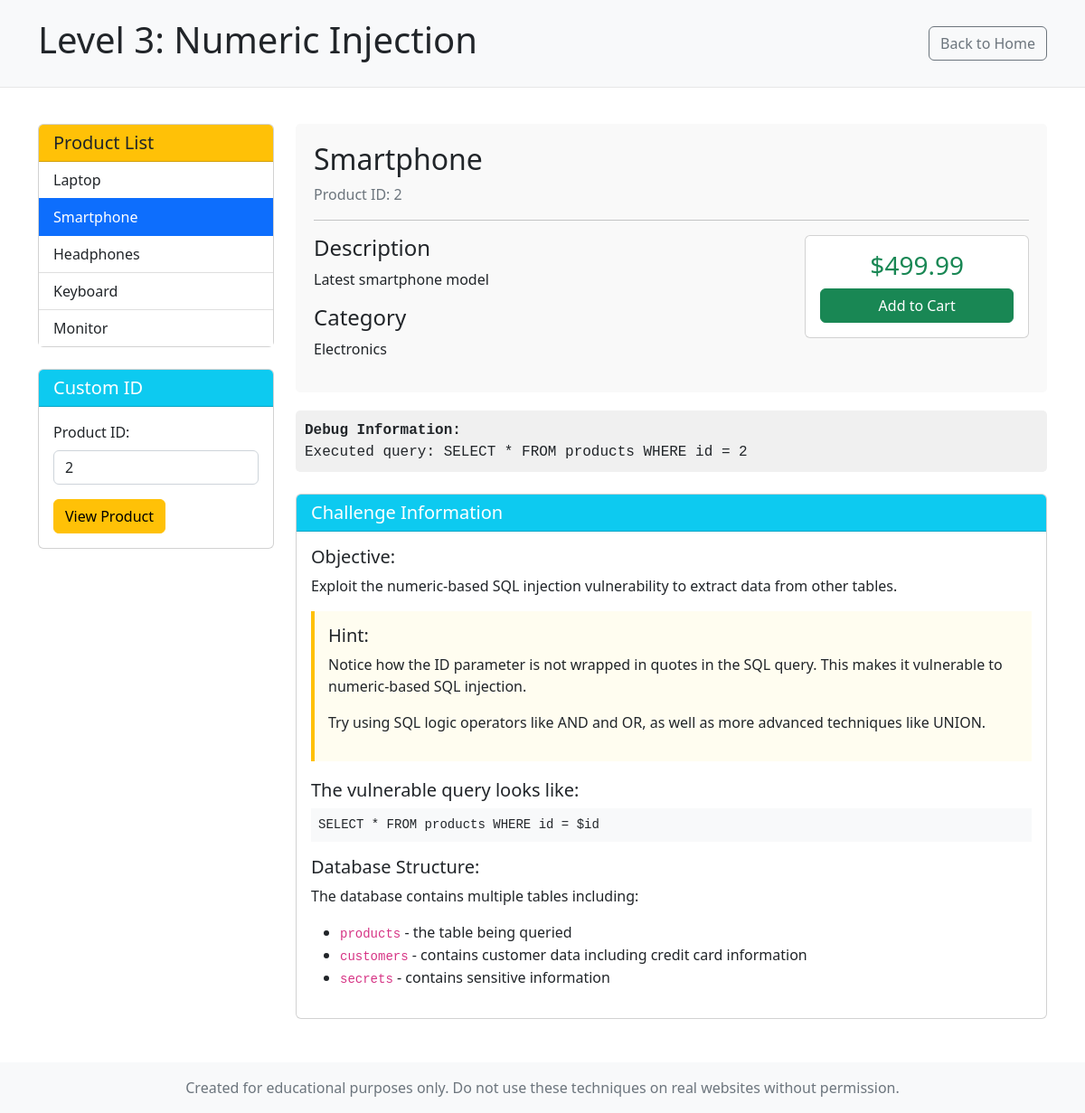
/level3.php?id=2, run on the app's committed database.
### tables this page shows
CREATE TABLE products (
    id INT AUTO_INCREMENT PRIMARY KEY,
    name VARCHAR(100) NOT NULL,
    description TEXT,
    price DECIMAL(10, 2),
    category VARCHAR(50)
);

### level3.php (the view, shortened to what this page needs)
<?php
require_once 'config.php';
$product = null;
$error = '';
$executed_query = '';
if (isset($_GET['id'])) {
    $id = $_GET['id'];
    $sql = "SELECT * FROM products WHERE id = $id";
    $executed_query = "Executed query: " . $sql;
    $result = mysqli_query($conn, $sql);
    if ($result && mysqli_num_rows($result) > 0) {
        $product = mysqli_fetch_assoc($result);
    } else {
        $error = "Product not found or invalid input. " . mysqli_error($conn);
    }
} else {
    $error = "Please provide a product ID.";
}
$all_products = [];
$product_sql = "SELECT id, name FROM products ORDER BY id";
$product_result = mysqli_query($conn, $product_sql);
if ($product_result) {
    while ($row = mysqli_fetch_assoc($product_result)) {
        $all_products[] = $row;
    }
}
?>
<!DOCTYPE html>
<html lang="en">
<head>
    <link rel="stylesheet" href="https://cdn.jsdelivr.net/npm/bootstrap@5.2.3/dist/css/bootstrap.min.css">
</head>
<body>
    <div class="header">
        <div class="container">
            <div class="d-flex justify-content-between align-items-center">
                <h1>Level 3: Numeric Injection</h1>
                <a href="index.php" class="btn btn-outline-secondary">Back to Home</a>
            </div>
        </div>
    </div>
    <div class="container">
        <div class="row">
            <div class="col-md-3">
                <div class="card mb-4">
                    <div class="card-header bg-warning text-dark">
                        <h5 class="mb-0">Product List</h5>
                    </div>
                    <div class="card-body p-0">
                        <div class="list-group list-group-flush">
                            <?php foreach ($all_products as $p): ?>
                                <a href="?id=<?php echo $p['id']; ?>" class="list-group-item list-group-item-action <?php echo (isset($_GET['id']) && $_GET['id'] == $p['id']) ? 'active' : ''; ?>">
                                    <?php echo htmlspecialchars($p['name']); ?>
                                </a>
                            <?php endforeach; ?>
                        </div>
                    </div>
                </div>
                <div class="card">
                    <div class="card-header bg-info text-white">
                        <h5 class="mb-0">Custom ID</h5>
                    </div>
                    <div class="card-body">
                        <form method="get" action="">
                            <div class="mb-3">
                                <label for="id" class="form-label">Product ID:</label>
                                <input type="text" class="form-control" id="id" name="id" value="<?php echo isset($_GET['id']) ? htmlspecialchars($_GET['id']) : ''; ?>" placeholder="Enter product ID">
                            </div>
                            <button type="submit" class="btn btn-warning">View Product</button>
                        </form>
                    </div>
                </div>
            </div>
            <div class="col-md-9">
                <?php if ($product): ?>
                    <div class="product-detail">
                        <h2><?php echo htmlspecialchars($product['name']); ?></h2>
                        <p class="text-muted">Product ID: <?php echo htmlspecialchars($product['id']); ?></p>
                        <hr>
                        <div class="row">
                            <div class="col-md-8">
                                <h4>Description</h4>
                                <p><?php echo htmlspecialchars($product['description']); ?></p>
                                <h4>Category</h4>
                                <p><?php echo htmlspecialchars($product['category']); ?></p>
                            </div>
                            <div class="col-md-4">
                                <div class="card">
                                    <div class="card-body">
                                        <h3 class="card-title text-center text-success">$<?php echo htmlspecialchars($product['price']); ?></h3>
                                        <button class="btn btn-success w-100">Add to Cart</button>
                                    </div>
                                </div>
                            </div>
                        </div>
                    </div>
                <?php elseif (!$error): ?>
                    <div class="alert alert-info">
                        Please select a product from the list or enter a product ID.
                    </div>
                <?php endif; ?>
                <?php if (!empty($executed_query)): ?>
                    <div class="query-box">
                        <strong>Debug Information:</strong><br>
                        <?php echo htmlspecialchars($executed_query); ?>
                    </div>
                <?php endif; ?>
                <div class="card mt-4">
                    <div class="card-header bg-info text-white">
                        <h5 class="mb-0">Challenge Information</h5>
                    </div>
                    <div class="card-body">
                        <h5>Objective:</h5>
                        <p>Exploit the numeric-based SQL injection vulnerability to extract data from other tables.</p>
                        <div class="hint-box">
                            <h5>Hint:</h5>
                            <p>Notice how the ID parameter is not wrapped in quotes in the SQL query. This makes it vulnerable to numeric-based SQL injection.</p>
                            <p>Try using SQL logic operators like AND and OR, as well as more advanced techniques like UNION.</p>
                        </div>
                        <h5>The vulnerable query looks like:</h5>
                        <pre class="bg-light p-2">SELECT * FROM products WHERE id = $id</pre>
                        <h5 class="mt-3">Database Structure:</h5>
                        <p>The database contains multiple tables including:</p>
                        <ul>
                            <li><code>products</code> - the table being queried</li>
                            <li><code>customers</code> - contains customer data including credit card information</li>
                            <li><code>secrets</code> - contains sensitive information</li>
                        </ul>
                    </div>
                </div>
            </div>
        </div>
    </div>
    <footer class="mt-5 py-3 bg-light">
        <div class="container text-center">
            <p class="text-muted mb-0">Created for educational purposes only. Do not use these techniques on real websites without permission.</p>
        </div>
    </footer>
</body>
</html>

### level3.php (style rules this page uses)
.header { background-color: #f8f9fa; padding: 20px 0; margin-bottom: 40px; border-bottom: 1px solid #e7e7e7; }
.hint-box { background-color: #fffdf0; border-left: 4px solid #ffc107; padding: 15px; margin-bottom: 20px; }
.query-box { background-color: #f0f0f0; padding: 10px; border-radius: 5px; margin-top: 20px; font-family: monospace; overflow-x: auto; }
.product-detail { background-color: #f9f9f9; padding: 20px; border-radius: 5px; margin-bottom: 20px; }

### data on the page
products: name "Laptop"
products: name "Smartphone", id "2", description "Latest smartphone model", category "Electronics", price "499.99"
products: name "Headphones"
products: name "Keyboard"
products: name "Monitor"

### other printed values
$executed_query "Executed query: SELECT * FROM products WHERE id = 2"
